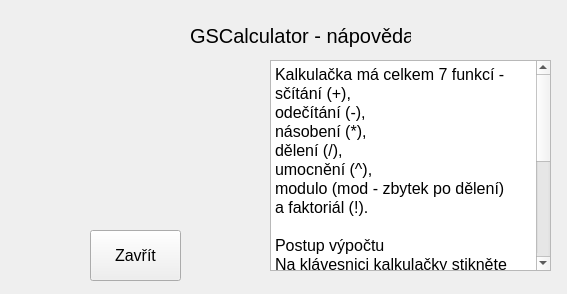
<?xml version="1.0" encoding="UTF-8"?>
<ui version="4.0">
 <class>Help</class>
 <widget class="QWidget" name="Help">
  <property name="geometry">
   <rect>
    <x>0</x>
    <y>0</y>
    <width>567</width>
    <height>294</height>
   </rect>
  </property>
  <property name="windowTitle">
   <string>Nápověda</string>
  </property>
  <property name="styleSheet">
   <string notr="true"/>
  </property>
  <widget class="QPushButton" name="close">
   <property name="geometry">
    <rect>
     <x>90</x>
     <y>230</y>
     <width>91</width>
     <height>51</height>
    </rect>
   </property>
   <property name="font">
    <font>
     <pointsize>12</pointsize>
    </font>
   </property>
   <property name="text">
    <string>Zavřít</string>
   </property>
  </widget>
  <widget class="QLabel" name="Image">
   <property name="geometry">
    <rect>
     <x>20</x>
     <y>70</y>
     <width>221</width>
     <height>145</height>
    </rect>
   </property>
   <property name="text">
    <string/>
   </property>
  </widget>
  <widget class="QTextEdit" name="textEdit">
   <property name="geometry">
    <rect>
     <x>270</x>
     <y>60</y>
     <width>281</width>
     <height>211</height>
    </rect>
   </property>
   <property name="readOnly">
    <bool>true</bool>
   </property>
   <property name="html">
    <string>&lt;!DOCTYPE HTML PUBLIC &quot;-//W3C//DTD HTML 4.0//EN&quot; &quot;http://www.w3.org/TR/REC-html40/strict.dtd&quot;&gt;
&lt;html&gt;&lt;head&gt;&lt;meta name=&quot;qrichtext&quot; content=&quot;1&quot; /&gt;&lt;style type=&quot;text/css&quot;&gt;
p, li { white-space: pre-wrap; }
&lt;/style&gt;&lt;/head&gt;&lt;body style=&quot; font-family:'MS Shell Dlg 2'; font-size:8.25pt; font-weight:400; font-style:normal;&quot;&gt;
&lt;p style=&quot; margin-top:0px; margin-bottom:0px; margin-left:0px; margin-right:0px; -qt-block-indent:0; text-indent:0px;&quot;&gt;&lt;span style=&quot; font-size:12pt;&quot;&gt;Kalkulačka má celkem 7 funkcí - &lt;/span&gt;&lt;/p&gt;
&lt;p style=&quot; margin-top:0px; margin-bottom:0px; margin-left:0px; margin-right:0px; -qt-block-indent:0; text-indent:0px;&quot;&gt;&lt;span style=&quot; font-size:12pt;&quot;&gt;sčítání (+), &lt;/span&gt;&lt;/p&gt;
&lt;p style=&quot; margin-top:0px; margin-bottom:0px; margin-left:0px; margin-right:0px; -qt-block-indent:0; text-indent:0px;&quot;&gt;&lt;span style=&quot; font-size:12pt;&quot;&gt;odečítání (-), &lt;/span&gt;&lt;/p&gt;
&lt;p style=&quot; margin-top:0px; margin-bottom:0px; margin-left:0px; margin-right:0px; -qt-block-indent:0; text-indent:0px;&quot;&gt;&lt;span style=&quot; font-size:12pt;&quot;&gt;násobení (*), &lt;/span&gt;&lt;/p&gt;
&lt;p style=&quot; margin-top:0px; margin-bottom:0px; margin-left:0px; margin-right:0px; -qt-block-indent:0; text-indent:0px;&quot;&gt;&lt;span style=&quot; font-size:12pt;&quot;&gt;dělení (/), &lt;/span&gt;&lt;/p&gt;
&lt;p style=&quot; margin-top:0px; margin-bottom:0px; margin-left:0px; margin-right:0px; -qt-block-indent:0; text-indent:0px;&quot;&gt;&lt;span style=&quot; font-size:12pt;&quot;&gt;umocnění (^), &lt;/span&gt;&lt;/p&gt;
&lt;p style=&quot; margin-top:0px; margin-bottom:0px; margin-left:0px; margin-right:0px; -qt-block-indent:0; text-indent:0px;&quot;&gt;&lt;span style=&quot; font-size:12pt;&quot;&gt;modulo (mod - zbytek po dělení) &lt;/span&gt;&lt;/p&gt;
&lt;p style=&quot; margin-top:0px; margin-bottom:0px; margin-left:0px; margin-right:0px; -qt-block-indent:0; text-indent:0px;&quot;&gt;&lt;span style=&quot; font-size:12pt;&quot;&gt;a faktoriál (!). &lt;/span&gt;&lt;/p&gt;
&lt;p style=&quot;-qt-paragraph-type:empty; margin-top:0px; margin-bottom:0px; margin-left:0px; margin-right:0px; -qt-block-indent:0; text-indent:0px; font-size:12pt;&quot;&gt;&lt;br /&gt;&lt;/p&gt;
&lt;p style=&quot; margin-top:0px; margin-bottom:0px; margin-left:0px; margin-right:0px; -qt-block-indent:0; text-indent:0px;&quot;&gt;&lt;span style=&quot; font-size:12pt;&quot;&gt;Postup výpočtu&lt;/span&gt;&lt;/p&gt;
&lt;p style=&quot; margin-top:0px; margin-bottom:0px; margin-left:0px; margin-right:0px; -qt-block-indent:0; text-indent:0px;&quot;&gt;&lt;span style=&quot; font-size:12pt;&quot;&gt;Na klávesnici kalkulačky stikněte  první číslo, pak tlačítko s danou funkcí a druhé číslo. Pro vypsání výsledku stikněte tlačítko (=).&lt;/span&gt;&lt;/p&gt;
&lt;p style=&quot;-qt-paragraph-type:empty; margin-top:0px; margin-bottom:0px; margin-left:0px; margin-right:0px; -qt-block-indent:0; text-indent:0px; font-size:12pt;&quot;&gt;&lt;br /&gt;&lt;/p&gt;
&lt;p style=&quot; margin-top:0px; margin-bottom:0px; margin-left:0px; margin-right:0px; -qt-block-indent:0; text-indent:0px;&quot;&gt;&lt;span style=&quot; font-size:12pt;&quot;&gt;Kalkulačka pracuje vždy pouze se dvěma čísly. V případě výpočtu více čísel po prvním výsledku kalkulačku nenulujte, ale ihned stiskněte tlačítko Vámi požadované funkce, další číslo a opět (=).Pro vynulování textového pole stiskněte klávesu (CE).&lt;/span&gt;&lt;/p&gt;&lt;/body&gt;&lt;/html&gt;</string>
   </property>
  </widget>
  <widget class="QLabel" name="label">
   <property name="geometry">
    <rect>
     <x>190</x>
     <y>20</y>
     <width>221</width>
     <height>31</height>
    </rect>
   </property>
   <property name="font">
    <font>
     <pointsize>15</pointsize>
    </font>
   </property>
   <property name="text">
    <string>GSCalculator - nápověda</string>
   </property>
  </widget>
 </widget>
 <resources/>
 <connections/>
</ui>
